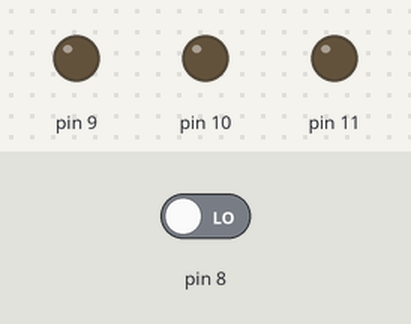
This sketch was run on a simulated Arduino Uno, built with avr-gcc and run on an emulated ATmega328P. On the bench: output pins drawn as LEDs (lit = HIGH). Inputs (shaded band) come from the test bench; at power-on: pin 8 LOW. What the sketch prints to the serial monitor is not drawn.

Above: at 1.2 s.
1.3 s: pin 8 driven HIGH
At 2.1 s:
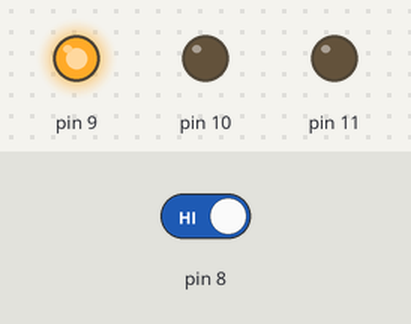
At 3.1 s:
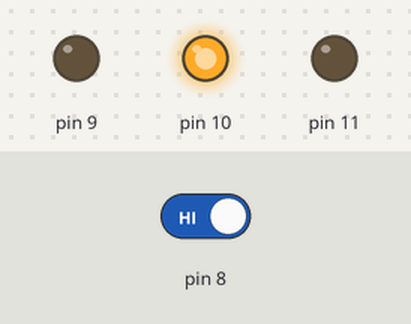
4.3 s: pin 8 driven LOW
At 5.0 s:
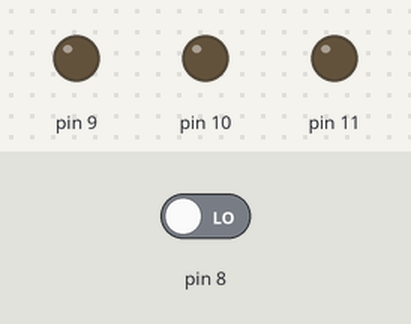
Timing chart, 0 to 7.3 s (numbered marks = the images above; inputs shaded):
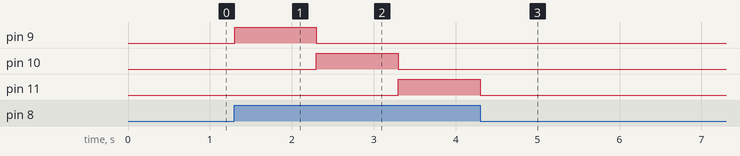

Measured:
- after the input at 1.3 s, pin 9: LOW → HIGH at once, → LOW 1.0 s later; pin 10: LOW → HIGH after 1.0 s, → LOW 1.0 s later; pin 11: LOW → HIGH after 2.0 s
- after the input at 4.3 s, pin 9, pin 10: stops changing and stays LOW; pin 11: goes on until 4.3 s, then stays LOW

The sketch:

20201015_Tree.ino
```cpp
void setup() {
  pinMode(8,INPUT);
  pinMode(9,OUTPUT);
  pinMode(10,OUTPUT);
  pinMode(11,OUTPUT);
  Serial.begin(19200);

}

void loop() {
  Serial.println(digitalRead(8));

  if(digitalRead(8) == 1)
  {
    digitalWrite(9,HIGH);
    delay(1000);
    digitalWrite(9,LOW);
    digitalWrite(10,HIGH);
    delay(1000);
    digitalWrite(10,LOW);
    digitalWrite(11,HIGH);
    delay(1000);
    digitalWrite(11,LOW);
  }
  if(digitalRead(8) == 0)
  {
    digitalWrite(9,LOW);
    digitalWrite(10,LOW);
    digitalWrite(11,LOW);
  }
}
```
